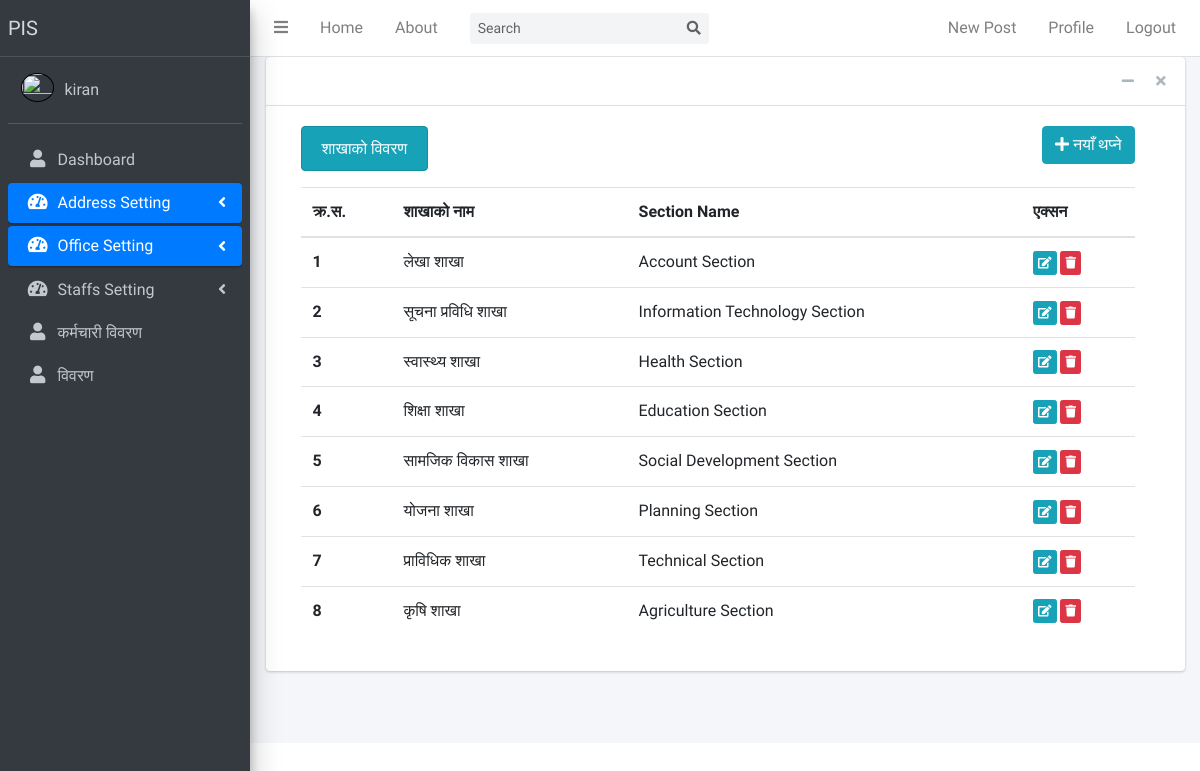
Page /sectiontype/list/ (signed in) on the committed database.
### officialdata/models.py (models this page shows, shortened)
class Sectiontype(models.Model):
    sectiontype_nepali = models.CharField(max_length=70, verbose_name="शाखाको नाम")
    sectiontype_english = models.CharField(max_length=70, verbose_name="Section Name")
    created_date = models.DateTimeField(default=timezone.now)
    created_by = models.ForeignKey(User, on_delete=models.CASCADE, default=None)

### officialdata/views.py (the view)
# urls.py: path('sectiontype/list/', SectionTypeListView.as_view(), name='sectiontype-list'),
class SectionTypeListView(LoginRequiredMixin, UserAccessMixin, ListView):
    permission_required = 'officialdata.list_sectiontype'
    model = Sectiontype
    template_name = 'sectiontype/sectiontype_list.html'

### officedata/views.py (called while the page is built)
    def dispatch(self, request, *args, **kwargs):
        if(not self.request.user.is_authenticated):
            return redirect_to_login(self.request.get_full_path(), self.get_login_url(), self.get_redirect_field_name())
        if not self.has_permission():
            return redirect('/')
        return super(UserAccessMixin, self).dispatch(request, *args, **kwargs)

### officialdata/templates/officialdata/sectiontype_list.html (shortened to what this page needs)
{% extends "blog/base.html" %}
{% load crispy_forms_tags %}
{% block content %}
<div class="col-md-12">
      <div class="d-flex justify-content-between">
        <div><h6 class="text-center alert alert-info">शाखाको विवरण</h6></div>
        <div>
            <a href="{% url 'sectiontype-create' %}" class="btn btn-info btn-bg">
                  <i class="fas fa-plus"></i> नयाँ थप्ने
            </a>
        </div>
    </div>
    <table class="table table-hover">
        <thead>
        <tr>
            <th scope="col">क्र.स.</th>
            <th scope="col">शाखाको नाम</th>
            <th scope="col">Section Name</th>
            <th scope="col">एक्सन</th>
        </tr>
        </thead>
        <tbody>
        {% for sectiontype in sectiontype_list %}
        <tr>
            <th scope="row">{{ forloop.counter }}</th>
            <td>{{ sectiontype.sectiontype_nepali }}</td>
            <td>{{ sectiontype.sectiontype_english }}</td>
            <td>
                <a href="{% url 'sectiontype-update' sectiontype.id %}" class="btn btn-info btn-xs">
                    <i class="fas fa-edit"></i>
                </a>
                <a href="{% url 'sectiontype-delete' sectiontype.id %}" class="btn btn-danger btn-xs">
                    <i class="fas fa-trash"></i>
                </a>
            </td>
        </tr>
        {% endfor %}
        </tbody>
    </table>
</div>
{% endblock content %}

### blog/templates/blog/base.html (shortened to what this page needs)
{% load static %}
<!DOCTYPE html>
<html>
<head>
    <link rel="stylesheet" href="{% static 'blog/plugins/fontawesome-free/css/all.min.css' %}">
    <link rel="stylesheet" href="https://code.ionicframework.com/ionicons/2.0.1/css/ionicons.min.css">
    <link rel="stylesheet" href="{% static 'blog/plugins/overlayScrollbars/css/OverlayScrollbars.min.css' %}">
    <link rel="stylesheet" href="{% static 'blog/plugins/datatables-bs4/css/dataTables.bootstrap4.min.css' %}">
    <link rel="stylesheet" href="{% static 'blog/plugins/datatables-responsive/css/responsive.bootstrap4.min.css' %}">
    <link rel="stylesheet" href="{% static 'blog/dist/css/adminlte.min.css' %}">
</head>
<body class="hold-transition sidebar-mini layout-fixed">
<div class="wrapper">
    <nav class="main-header navbar navbar-expand navbar-white navbar-light">
        <ul class="navbar-nav">
            <li class="nav-item">
                <a class="nav-link" data-widget="pushmenu" href="#" role="button"><i class="fas fa-bars"></i></a>
            </li>
            <li class="nav-item d-none d-sm-inline-block">
                <a class="nav-item nav-link" href="{% url 'blog-home' %}">Home</a>
            </li>
            <li class="nav-item d-none d-sm-inline-block">
                <a class="nav-item nav-link" href="{% url 'blog-about' %}">About</a>
            </li>
        </ul>
        <form class="form-inline ml-3">
            <div class="input-group input-group-sm">
                <input class="form-control form-control-navbar" type="search" placeholder="Search" aria-label="Search">
                <div class="input-group-append">
                    <button class="btn btn-navbar" type="submit">
                        <i class="fas fa-search"></i>
                    </button>
                </div>
            </div>
        </form>
        <ul class="navbar-nav ml-auto">
            {% if user.is_authenticated %}
            <a class="nav-item nav-link" href="{% url 'post-create' %}">New Post</a>
            <a class="nav-item nav-link" href="#">Profile</a>
            <a class="nav-item nav-link" href="{% url 'logout' %}">Logout</a>
            {% else %}
            <a class="nav-item nav-link" href="{% url 'login' %}">Login</a>
            <a class="nav-item nav-link" href="{% url 'register' %}">Register</a>
            {% endif %}
        </ul>
    </nav>
    <aside class="main-sidebar sidebar-dark-primary elevation-4">
        <a href="{% url 'blog-home' %}" class="brand-link">
            <span class="brand-text font-weight-light">PIS</span>
        </a>
        <div class="sidebar">
            <div class="user-panel mt-3 pb-3 mb-3 d-flex">
                <div class="image">
                    <img src="" class="rounded-circle account-img" alt=""
                         width="42" height="24" style="border:1px solid black">
                </div>
                <div class="info">
                    <a href="#" class="d-block">{{ user.username }}</a>
                </div>
            </div>
            {% if user.is_authenticated %}
            <nav class="mt-2">
                <ul class="nav nav-pills nav-sidebar flex-column" data-widget="treeview" role="menu"
                    data-accordion="false">
                    {% if request.user.is_superuser %}
                    <li class="nav-item">
                        <a href="#" class="nav-link">
                            <i class="nav-icon fas fa-user"></i>
                            <p>
                                Dashboard
                            </p>
                        </a>
                    </li>
                    <li class="nav-item has-treeview">
                        <a href="{% url 'address-list' %}" class="nav-link active">
                            <i class="nav-icon fas fa-tachometer-alt"></i>
                            <p>
                                Address Setting
                                <i class="right fas fa-angle-left"></i>
                            </p>
                        </a>
                    </li>
                    <li class="nav-item has-treeview">
                        <a href="{% url 'allofficedata-list' %}" class="nav-link active">
                            <i class="nav-icon fas fa-tachometer-alt"></i>
                            <p>
                                Office Setting
                                <i class="right fas fa-angle-left"></i>
                            </p>
                        </a>
                    </li>
                    <li class="nav-item has-treeview">
                        <a href="{% url 'allofficialdata-list' %}" class="nav-link inactive">
                            <i class="nav-icon fas fa-tachometer-alt"></i>
                            <p>
                                Staffs Setting
                                <i class="right fas fa-angle-left"></i>
                            </p>
                        </a>
                    </li>
                    <li class="nav-item">
                        <a href="{% url 'staff-list' %}" class="nav-link">
                            <i class="nav-icon fas fa-user"></i>
                            <p>
                                कर्मचारी विवरण
                            </p>
                        </a>
                    </li>
                    {% endif %}
                    <li class="nav-item">
                        <a href="{% url 'staff-post' username=user %}" class="nav-link">
                            <p class="text-align:center"> <i class="nav-icon fas fa-user"></i> विवरण
                            </p>
                        </a>
                    </li>
                </ul>
            </nav>
            {% endif %}
        </div>
    </aside>
    <div class="content-wrapper">
        <section class="content">
            <div class="container-fluid">
                <div class="row">
                    <div class="col-md-12">
                        <div class="card">
                            <div class="card-header">
                                <div class="card-tools">
                                    <button type="button" class="btn btn-tool" data-card-widget="collapse"
                                            data-toggle="tooltip" title="Collapse">
                                        <i class="fas fa-minus"></i></button>
                                    <button type="button" class="btn btn-tool" data-card-widget="remove"
                                            data-toggle="tooltip" title="Remove">
                                        <i class="fas fa-times"></i></button>
                                </div>
                            </div>
                            <div class="card-body">
                                <div class="row col-md-12">
                                    <div class="col-md-12">
                                        {% block content %}{% endblock %}
</body>
</html>

### rows in the picture
Sectiontype: sectiontype_nepali "लेखा शाखा", sectiontype_english "Account Section"
Sectiontype: sectiontype_nepali "सूचना प्रविधि शाखा", sectiontype_english "Information Technology Section"
Sectiontype: sectiontype_nepali "स्वास्थ्य शाखा", sectiontype_english "Health Section"
Sectiontype: sectiontype_nepali "शिक्षा शाखा", sectiontype_english "Education Section"
Sectiontype: sectiontype_nepali "सामजिक विकास शाखा", sectiontype_english "Social Development Section"
Sectiontype: sectiontype_nepali "योजना शाखा", sectiontype_english "Planning Section"
Sectiontype: sectiontype_nepali "प्राविधिक शाखा", sectiontype_english "Technical Section"
Sectiontype: sectiontype_nepali "कृषि शाखा", sectiontype_english "Agriculture Section"

### other values in the picture
{{ user.username }} "kiran"
